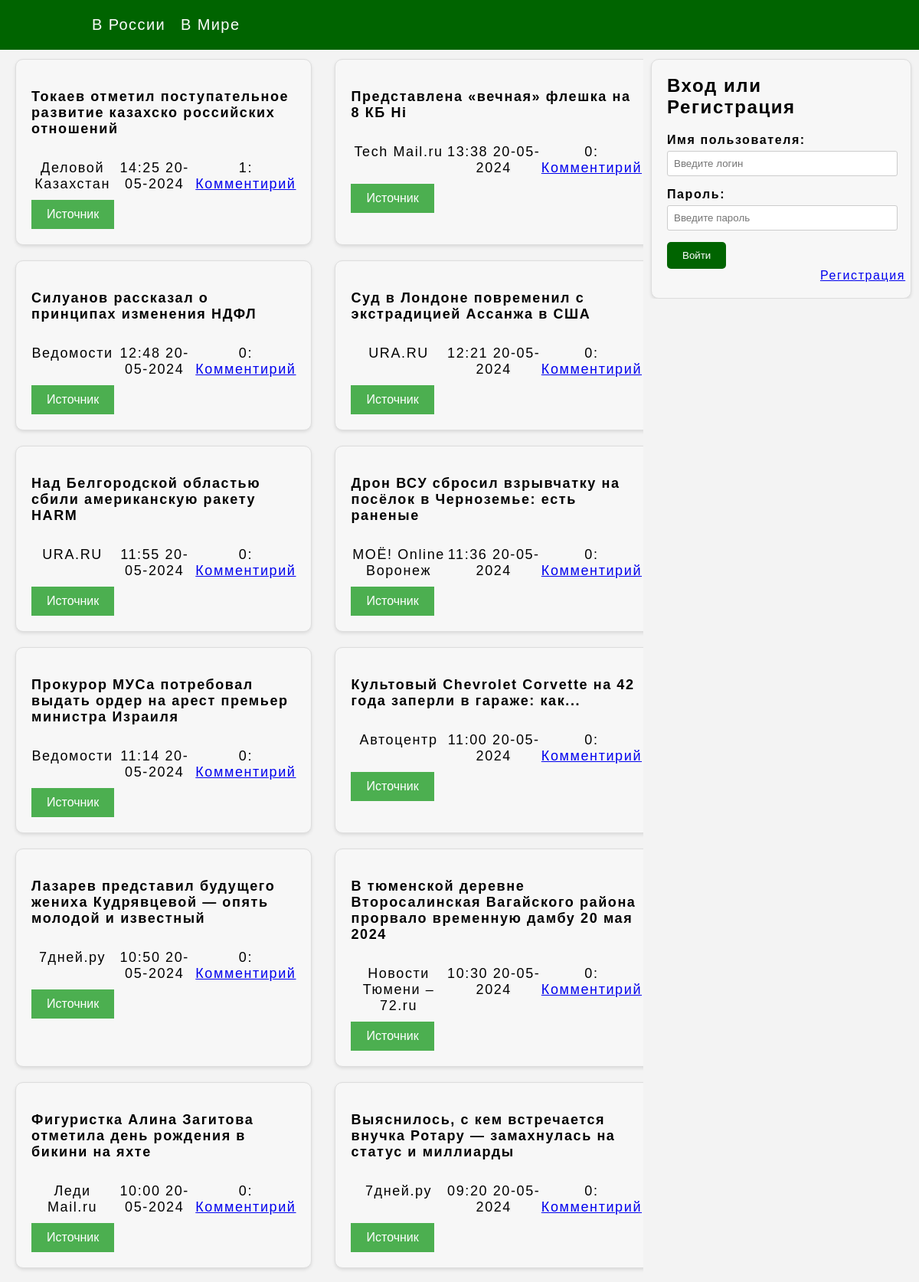
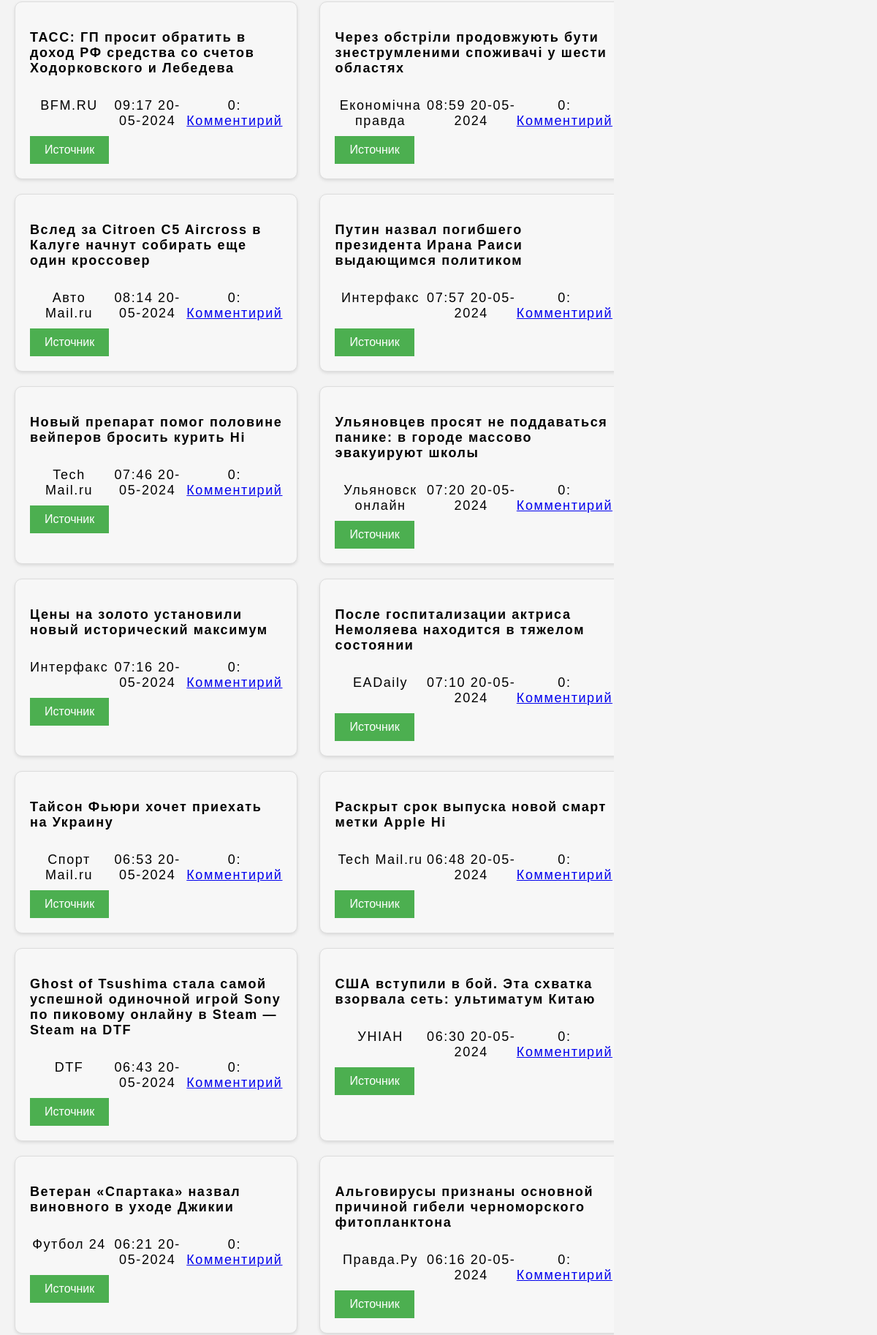
The app's page /news/ru/anon (upper part) with its own data (2 pictures, top to bottom).
### base/models.py (models this page shows, shortened)
class NewsBd(models.Model):
    source = models.CharField(max_length=500)
    description = models.TextField(default='')
    url = models.CharField(max_length=500)
    data = models.DateTimeField(null=True)
    count_comments = models.IntegerField(default=0)

### base/views.py (the view)
# urls.py: path('news/<str:lang>/<str:username>', MainPage.as_view(), name='main_page'),
class MainPage(generic.ListView):
    news = News()
    form = UserLoginForm()
    template_name = "base/news.html"
    context_object_name = "list_news"
    def get_context_data(self, **kwargs):
        context = super().get_context_data(**kwargs)
        lang = self.kwargs.get('lang', 'ru')
        context['title'] = 'Новости России' if lang == 'ru' else 'Новости в Мире'
        context['lang'] = lang
        context['username'] = self.kwargs.get('username')
        context['form'] = self.request.GET.get('form',
                                               self.form)  # self.form if not self.request.user.is_authenticated else '<h1>He World</h1>'
        return context
    def get_queryset(self):
        return self.news.get_news(news_ru=True if self.kwargs['lang'] == 'ru' else False)

### base/forms.py
class UserLoginForm(AuthenticationForm):
    username = forms.CharField(widget=forms.TextInput(attrs={"autofocus": True,
                                                             'placeholder': 'Введите логин'}))
    password = forms.CharField(
        widget=forms.PasswordInput(attrs={"autocomplete": "current-password",
                                          'placeholder': 'Введите пароль'}), )
    class Meta:
        model = User
        fields = ['username', 'password']

### base/news.py (called while the page is built, shortened)
    def get_news(self, news_ru: bool):
        if news_ru:
            if (dt.datetime.now() - dt.timedelta(minutes=self._time_update_news)) < self._time_ru:
                return self._list_news_ru
            else:
                self._time_ru = dt.datetime.now()
                news_json = self._api.get_top_headlines(language='ru')
                self._set_news_bd(news_json.get('articles'), news_ru)
                return self._list_news_ru

    def _set_news_bd(self, news, news_ru: bool):
        if news_ru:
            news_time = [f"{(i.data - dt.timedelta(hours=self._h)).strftime('%Y-%m-%d %H:%M:%S')}" for i in
                         NewsBd.objects.order_by('id')[:200]]
            self._list_news_ru = [{'author': f"{_.source}", 'description': f"{_.description}",
                                   'url': f"{_.url}", 'date': f"{_.data.strftime('%H:%M %d-%m-%Y')}",
                                   'news_id': _.id, 'comments_count': _.comments_set.count()} for _ in
                                  NewsBd.objects.order_by('-data')[:50]]
        return 0

### base/templates/base/news.html (shortened to what this page needs)
{% extends "base/base_tmp.html" %}
{% block content_news %}
    <div class="news-grid">
        {% for news in list_news %}
        <article class="news-box">
            <div class="news-header">
                <h3 class="news-title">{{ news.description }}</h3>
            </div>
            <div class="news-summary">
                <span>{{ news.author }}</span>
                <span>{{ news.date }}</span>
                <span>{{ news.comments_count }}: <a href="{% url 'base:comments' lang news.news_id username %}">Комментирий</a></span>
            </div>
            <button class="read-more" onclick="window.open('{{ news.url }}', 'blank')">Источник</button>
        </article>
        {% endfor %}
    </div>
{% endblock %}
{% block content_user %}
{% if user.is_authenticated %}
    {% include 'base/user_section.html' %}
{% else %}
  <div class="auth-window">
    <h2>Вход или Регистрация</h2>
    <form method="post" action="{% url 'base:login' %}">
      <div class="form-group">
        <label for="{{ form.username.id_for_label }}">Имя пользователя:</label>
          {{ form.username }}
      </div>
      <div class="form-group">
        <label for="{{ form.password.id_for_label }}">Пароль:</label>
          {{ form.password }}
      </div>
      <button type="submit" class="btn">Войти</button><a href="{% url 'base:register' lang=lang %}" style="margin-left: 200px;">Регистрация</a>
    </form>
  </div>
{% endif %}
{% endblock %}

### base/templates/base/base_tmp.html (shortened to what this page needs)
<!DOCTYPE html>
{% load static %}
<html lang="ru">
<head>
    <link rel="stylesheet" href="{% static 'base/style.css'  %}">
</head>
<body>
<header>
  <nav>
        <div class="nav-container">
          <ul class="nav-menu">
            <li><a href="{% url 'base:main_page' 'ru' username %}" class="nav-link">В России</a></li>
            <li><a href="{% url 'base:main_page' 'en' username %}" class="nav-link">В Мире</a></li>
          </ul>
        </div>
  </nav>
</header>
    <main>
      <section class="left-section">
      {% block content_news %}
      {% endblock %}
      </section>
    <section class="right-section">
        {% block content_user %}
        {% endblock %}
    </section>
    </main>
</body>
</html>

### base/static/base/style.css (style rules this page uses)
body { background-color: #f3f3f3; font-family: Arial, sans-serif; margin: 0; padding: 0; }
header { background-color: #006400; color: #fff; padding: 21px 0; position: fixed; top: 0; left: 0; width: 100%; z-index: 1000; }
.nav-container { max-width: 1200px; margin: 0 auto; padding: 0 20px; }
.nav-menu { display: flex; list-style: none; margin: 0; padding: 0; }
.nav-link { color: #fff; text-decoration: none; font-size: 20px; letter-spacing: 0.07em; transition: color 0.3s ease; }
.nav-menu li { margin-left: 20px; }
.nav-menu li:first-child { margin-left: 100px; }
.left-section { width: 70%; float: left; background-color: #f3f3f3; overflow-y: auto; max-height: calc(100vh - 1px); }
.news-grid { display: grid; grid-template-columns: repeat(2, 1fr); grid-gap: 20px; max-width: 100%; margin: 33px auto; margin-left: 10px; margin-right: 10px; margin-top: 77px; }
.news-box { margin-left: 10px; letter-spacing: 0.1em; background-color: #f7f7f7; padding: 20px; border: 1px solid #ddd; border-radius: 10px; box-shadow: 0 2px 4px rgba(0, 0, 0, 0.1); }
.news-title { font-size: 18px; font-weight: bold; margin-bottom: 20px; }
.news-summary { padding-top: 10px; font-size: 18px; color: black; margin-bottom: 10px; display: flex; justify-content: space-between; }
.news-summary span { flex: 1; text-align: center; }
.read-more { background-color: #4CAF50; color: #fff; border: none; padding: 10px 20px; font-size: 16px; cursor: pointer; }
.right-section { width: 30%; float: right; overflow-y: auto; max-height: calc(100vh - 1px); }
.auth-window { letter-spacing: 0.1em; margin-top: 77px; margin-left: 10px; margin-right: 10px; background-color: #f7f7f7; padding: 20px; border: 1px solid #ddd; border-radius: 10px; box-shadow: 0 2px 4px rgba(0, 0, 0, 0.1); }
.auth-window h2 { margin-top: 0; }
.form-group { width: 95%; margin-bottom: 15px; text-align: left; }
.form-group label { display: block; font-weight: bold; margin-bottom: 5px; }
.form-group input { border: 1px solid #ccc; border-radius: 3px; padding: 8px; width: 100%; }
.btn { background-color: #006400; border: none; border-radius: 5px; color: #fff; cursor: pointer; padding: 10px 20px; margin-right: 179px; }

### records on screen
NewsBd: description "Токаев отметил поступательное развитие казахско российских отношений", author "Деловой Казахстан"
NewsBd: description "Представлена «вечная» флешка на 8 КБ Hi", author "Tech Mail.ru"
NewsBd: description "Силуанов рассказал о принципах изменения НДФЛ", author "Ведомости"
NewsBd: description "Суд в Лондоне повременил с экстрадицией Ассанжа в США", author "URA.RU"
NewsBd: description "Над Белгородской областью сбили американскую ракету HARM", author "URA.RU"
NewsBd: description "Дрон ВСУ сбросил взрывчатку на посёлок в Черноземье: есть раненые", author "МОЁ! Online Воронеж"
NewsBd: description "Прокурор МУСа потребовал выдать ордер на арест премьер министра Израиля", author "Ведомости"
NewsBd: description "Культовый Chevrolet Corvette на 42 года заперли в гараже: как...", author "Автоцентр"
NewsBd: description "Лазарев представил будущего жениха Кудрявцевой — опять молодой и известный", author "7дней.ру"
NewsBd: description "В тюменской деревне Второсалинская Вагайского района прорвало временную дамбу 20 мая 2024", author "Новости Тюмени – 72.ru"
NewsBd: description "Фигуристка Алина Загитова отметила день рождения в бикини на яхте", author "Леди Mail.ru"
NewsBd: description "Выяснилось, с кем встречается внучка Ротару — замахнулась на статус и миллиарды", author "7дней.ру"
NewsBd: description "ТАСС: ГП просит обратить в доход РФ средства со счетов Ходорковского и Лебедева", author "BFM.RU"
NewsBd: description "Через обстріли продовжують бути знеструмленими споживачі у шести областях", author "Економічна правда"
NewsBd: description "Вслед за Citroen C5 Aircross в Калуге начнут собирать еще один кроссовер", author "Авто Mail.ru"
NewsBd: description "Путин назвал погибшего президента Ирана Раиси выдающимся политиком", author "Интерфакс"
NewsBd: description "Новый препарат помог половине вейперов бросить курить Hi", author "Tech Mail.ru"
NewsBd: description "Ульяновцев просят не поддаваться панике: в городе массово эвакуируют школы", author "Ульяновск онлайн"
NewsBd: description "Цены на золото установили новый исторический максимум", author "Интерфакс"
NewsBd: description "После госпитализации актриса Немоляева находится в тяжелом состоянии", author "EADaily"
NewsBd: description "Тайсон Фьюри хочет приехать на Украину", author "Спорт Mail.ru"
NewsBd: description "Раскрыт срок выпуска новой смарт метки Apple Hi", author "Tech Mail.ru"
NewsBd: description "Ghost of Tsushima стала самой успешной одиночной игрой Sony по пиковому онлайну в Steam — Steam на DTF", author "DTF"
NewsBd: description "США вступили в бой. Эта схватка взорвала сеть: ультиматум Китаю", author "УНІАН"
NewsBd: description "Ветеран «Спартака» назвал виновного в уходе Джикии", author "Футбол 24"
NewsBd: description "Альговирусы признаны основной причиной гибели черноморского фитопланктона", author "Правда.Ру"

### other values on screen
{{ news.date }} "14:25 20-05-2024" "13:38 20-05-2024" "12:48 20-05-2024" "12:21 20-05-2024" "11:55 20-05-2024" "11:36 20-05-2024" "11:14 20-05-2024" "11:00 20-05-2024" "10:50 20-05-2024" "10:30 20-05-2024" "10:00 20-05-2024" "09:20 20-05-2024" "09:17 20-05-2024" "08:59 20-05-2024" "08:14 20-05-2024" "07:57 20-05-2024" "07:46 20-05-2024" "07:20 20-05-2024" "07:16 20-05-2024" "07:10 20-05-2024" "06:53 20-05-2024" "06:48 20-05-2024" "06:43 20-05-2024" "06:30 20-05-2024" "06:21 20-05-2024" "06:16 20-05-2024"
{{ news.comments_count }} "1" "0" "0" "0" "0" "0" "0" "0" "0" "0" "0" "0" "0" "0" "0" "0" "0" "0" "0" "0" "0" "0" "0" "0" "0" "0"
